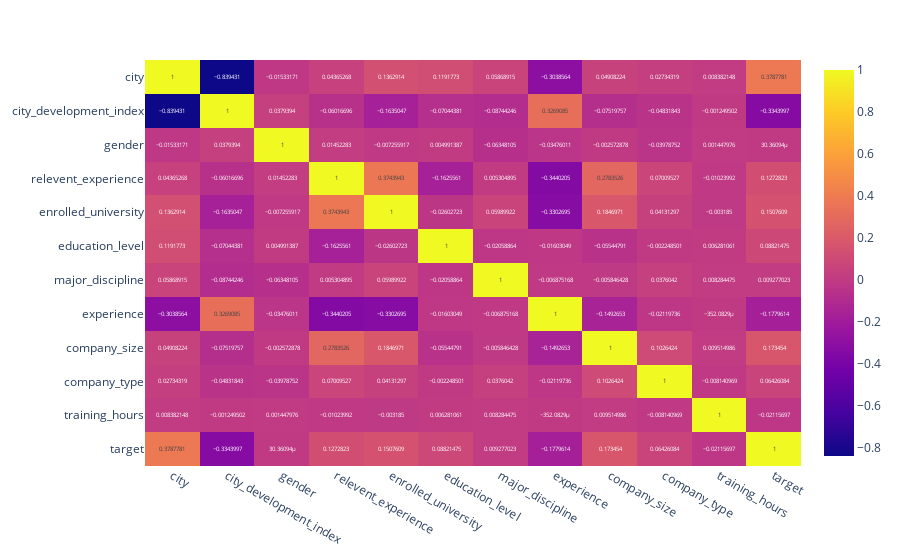

This figure's notebook cell:
### Code cell
# Part 1 Task 1
fig = px.imshow(
    final_df.corr(), text_auto=True, aspect='auto'
)
fig.show()

### Figure 1 — Plotly figure (JSON) as saved in the notebook; plotly's stock layout.template omitted (floating-point values rounded to 4 significant figures; data arrays with more than 128 entries replaced by an {"elided": "..."} marker saying what was removed)
{"data": [{"coloraxis": "coloraxis", "hovertemplate": "x: %{x}<br>y: %{y}<br>color: %{z}<extra></extra>", "name": "0", "texttemplate": "%{z}", "type": "heatmap", "x": ["city", "city_development_index", "gender", "relevent_experience", "enrolled_university", "education_level", "major_discipline", "experience", "company_size", "company_type", "training_hours", "target"], "xaxis": "x", "y": ["city", "city_development_index", "gender", "relevent_experience", "enrolled_university", "education_level", "major_discipline", "experience", "company_size", "company_type", "training_hours", "target"], "yaxis": "y", "z": {"elided": "12x12 float values"}}], "layout": {"coloraxis": {"colorscale": [[0, "#0d0887"], [0.1111, "#46039f"], [0.2222, "#7201a8"], [0.3333, "#9c179e"], [0.4444, "#bd3786"], [0.5556, "#d8576b"], [0.6667, "#ed7953"], [0.7778, "#fb9f3a"], [0.8889, "#fdca26"], [1, "#f0f921"]]}, "margin": {"t": 60}, "xaxis": {"anchor": "y", "domain": [0, 1]}, "yaxis": {"anchor": "x", "autorange": "reversed", "domain": [0, 1]}}}
